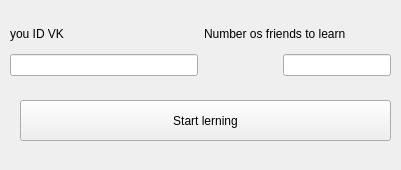
<?xml version="1.0" encoding="UTF-8"?>
<ui version="4.0">
 <class>Form</class>
 <widget class="QWidget" name="Form">
  <property name="geometry">
   <rect>
    <x>0</x>
    <y>0</y>
    <width>401</width>
    <height>170</height>
   </rect>
  </property>
  <property name="windowTitle">
   <string>Form</string>
  </property>
  <widget class="QPushButton" name="pushButton">
   <property name="geometry">
    <rect>
     <x>20</x>
     <y>100</y>
     <width>371</width>
     <height>41</height>
    </rect>
   </property>
   <property name="text">
    <string>Start lerning</string>
   </property>
  </widget>
  <widget class="QWidget" name="">
   <property name="geometry">
    <rect>
     <x>10</x>
     <y>20</y>
     <width>381</width>
     <height>56</height>
    </rect>
   </property>
   <layout class="QHBoxLayout" name="horizontalLayout_2">
    <item>
     <layout class="QVBoxLayout" name="verticalLayout">
      <item>
       <widget class="QLabel" name="label">
        <property name="text">
         <string>you ID VK</string>
        </property>
       </widget>
      </item>
      <item>
       <widget class="QLineEdit" name="lineEdit"/>
      </item>
     </layout>
    </item>
    <item>
     <layout class="QVBoxLayout" name="verticalLayout_2">
      <item>
       <widget class="QLabel" name="label_2">
        <property name="text">
         <string>Number os friends to learn</string>
        </property>
       </widget>
      </item>
      <item>
       <layout class="QHBoxLayout" name="horizontalLayout">
        <item>
         <spacer name="horizontalSpacer">
          <property name="orientation">
           <enum>Qt::Horizontal</enum>
          </property>
          <property name="sizeHint" stdset="0">
           <size>
            <width>40</width>
            <height>20</height>
           </size>
          </property>
         </spacer>
        </item>
        <item>
         <widget class="QLineEdit" name="lineEdit_2"/>
        </item>
       </layout>
      </item>
     </layout>
    </item>
   </layout>
  </widget>
 </widget>
 <resources/>
 <connections/>
</ui>
